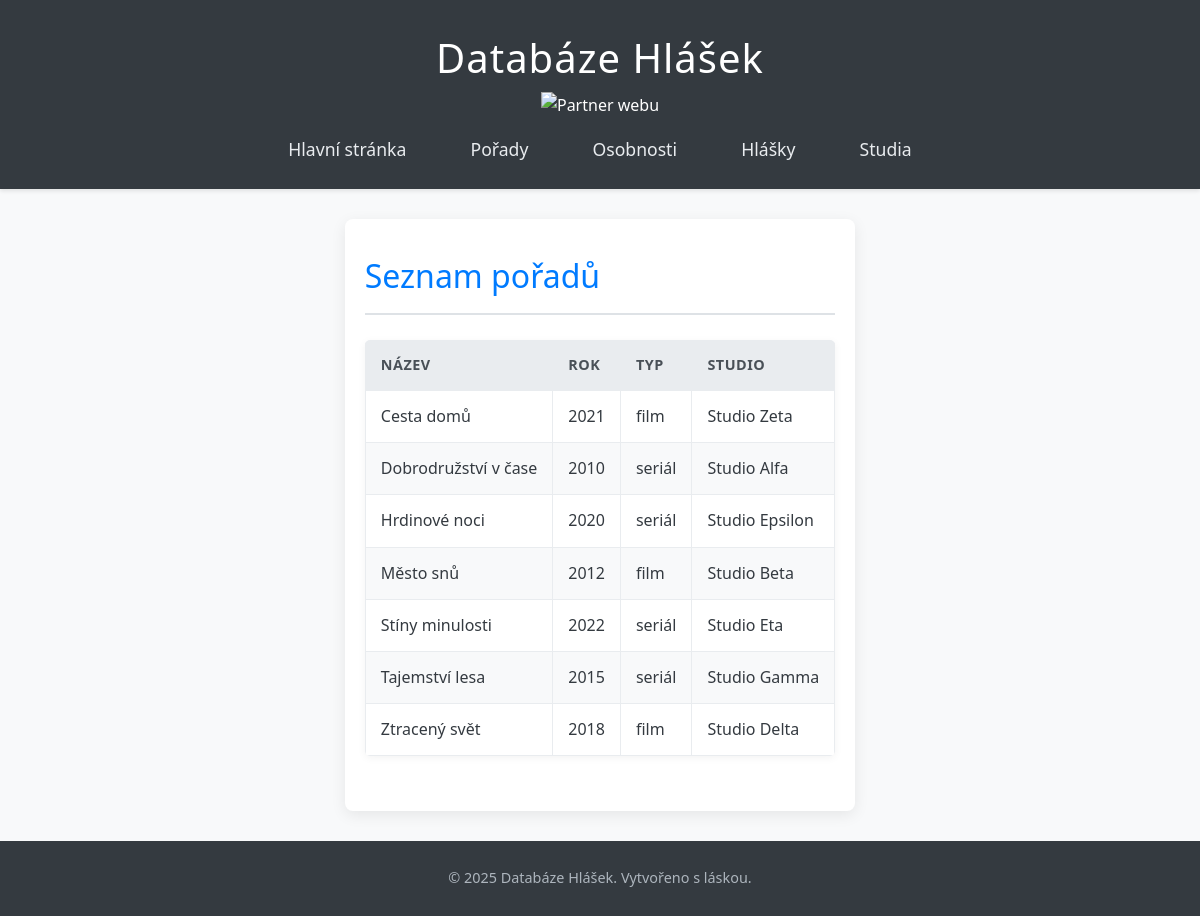
The app's page /mujweb/porady.php with its own data.
### tables this page shows
CREATE TABLE `porad` (
	`id` INT AUTO_INCREMENT PRIMARY KEY,
	`nazev` VARCHAR(50) NOT NULL,
	`rok` INT NOT NULL,
	`typ` VARCHAR(50) NOT NULL,
	`studio_id` INT NOT NULL
);

CREATE TABLE `studio` (
	`id` INT AUTO_INCREMENT PRIMARY KEY,
	`nazev` VARCHAR(50) NOT NULL,
	`vznik` INT NOT NULL,
	`obrat` INT NOT NULL
);

### mujweb/includes/db_connect.php (called while the page is built, shortened)
<?php
function e($string) {
    return htmlspecialchars($string, ENT_QUOTES, 'UTF-8');
}
?>

### mujweb/porady.php (the view, shortened to what this page needs)
<?php
include 'includes/header.php';
?>
<h2>Seznam pořadů</h2>
<?php
$sql = "SELECT p.id, p.nazev, p.rok, p.typ, s.nazev AS studio_nazev
        FROM porad p
        JOIN studio s ON p.studio_id = s.id
        ORDER BY p.nazev ASC;";
$result = $conn->query($sql);
if ($result->num_rows > 0) {
    echo "<table>";
    echo "<thead><tr><th>Název</th><th>Rok</th><th>Typ</th><th>Studio</th></tr></thead>";
    echo "<tbody>";
    while ($row = $result->fetch_assoc()) {
        echo "<tr id='porad-" . e($row['id']) . "'>";
        echo "<td>" . e($row['nazev']) . "</td>";
        echo "<td>" . e($row['rok']) . "</td>";
        echo "<td>" . e($row['typ']) . "</td>";
        echo "<td>" . e($row['studio_nazev']) . "</td>";
        echo "</tr>";
    }
    echo "</tbody></table>";
} else {
    echo "<p>Nebyly nalezeny žádné pořady.</p>";
}
?>
<?php include 'includes/footer.php'; ?>

### mujweb/css/style.css (style rules this page uses)
*, *::before, *::after { box-sizing: border-box; margin: 0; padding: 0; }
body { font-family: 'Segoe UI', Tahoma, Geneva, Verdana, sans-serif; line-height: 1.7; background-color: #f8f9fa; color: #343a40; display: flex; flex-direction: column; min-height: 100vh; font-size: 16px; }
h2 { color: #007bff; border-bottom: 2px solid #dee2e6; padding-bottom: 10px; margin-bottom: 25px; font-size: 2rem; font-weight: 500; }
table { width: 100%; border-collapse: collapse; margin-bottom: 25px; box-shadow: 0 2px 8px rgba(0,0,0,0.05); border-radius: 5px; overflow: hidden; }
th, td { border: 1px solid #e9ecef; padding: 12px 15px; text-align: left; vertical-align: middle; }
th { background-color: #e9ecef; color: #495057; font-weight: 600; text-transform: uppercase; font-size: 0.9rem; letter-spacing: 0.5px; }
tr { transition: background-color 0.2s ease; }
tr:nth-child(even) { background-color: #f8f9fa; }

### records on screen
porad: nazev "Cesta domů", rok "2021", typ "film", studio.nazev "Studio Zeta"
porad: nazev "Dobrodružství v čase", rok "2010", typ "seriál", studio.nazev "Studio Alfa"
porad: nazev "Hrdinové noci", rok "2020", typ "seriál", studio.nazev "Studio Epsilon"
porad: nazev "Město snů", rok "2012", typ "film", studio.nazev "Studio Beta"
porad: nazev "Stíny minulosti", rok "2022", typ "seriál", studio.nazev "Studio Eta"
porad: nazev "Tajemství lesa", rok "2015", typ "seriál", studio.nazev "Studio Gamma"
porad: nazev "Ztracený svět", rok "2018", typ "film", studio.nazev "Studio Delta"
